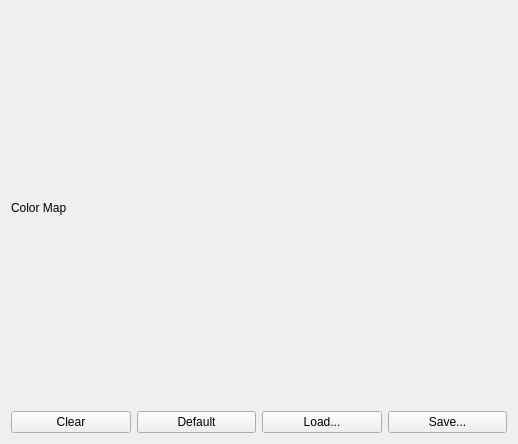
<?xml version="1.0" encoding="UTF-8"?>
<ui version="4.0">
 <class>TransferFunctionEditor</class>
 <widget class="QWidget" name="TransferFunctionEditor">
  <property name="geometry">
   <rect>
    <x>0</x>
    <y>0</y>
    <width>518</width>
    <height>444</height>
   </rect>
  </property>
  <layout class="QGridLayout" name="gridLayout">
   <item row="6" column="0">
    <layout class="QVBoxLayout" name="blueLayout"/>
   </item>
   <item row="1" column="0">
    <layout class="QHBoxLayout" name="horizontalLayout_3">
     <item>
      <widget class="QPushButton" name="clearButton">
       <property name="text">
        <string>Clear</string>
       </property>
      </widget>
     </item>
     <item>
      <widget class="QPushButton" name="resetButton">
       <property name="text">
        <string>Default</string>
       </property>
      </widget>
     </item>
     <item>
      <widget class="QPushButton" name="loadButton">
       <property name="text">
        <string>Load...</string>
       </property>
      </widget>
     </item>
     <item>
      <widget class="QPushButton" name="saveButton">
       <property name="text">
        <string>Save...</string>
       </property>
      </widget>
     </item>
    </layout>
   </item>
   <item row="4" column="0">
    <layout class="QVBoxLayout" name="redLayout"/>
   </item>
   <item row="3" column="0">
    <layout class="QVBoxLayout" name="rgbaLayout"/>
   </item>
   <item row="5" column="0">
    <layout class="QVBoxLayout" name="greenLayout"/>
   </item>
   <item row="0" column="0">
    <widget class="QLabel" name="label">
     <property name="text">
      <string>Color Map</string>
     </property>
    </widget>
   </item>
  </layout>
 </widget>
 <resources/>
 <connections/>
</ui>
